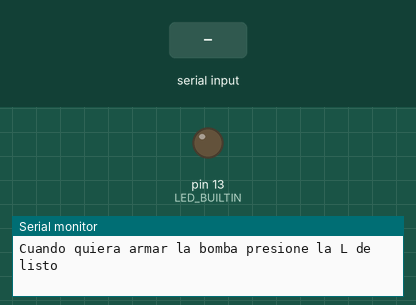
The sketch below on a simulated Arduino Uno, built with avr-gcc and run on an emulated ATmega328P. On the bench: output pins drawn as LEDs (lit = HIGH), the last lines printed to the serial monitor. Dashed ring = blinking. The inputs (shaded band) are chosen by the test bench.

Above: at 4.2 s.
4.3 s: "s" received over Serial
5.8 s: "b" received over Serial
7.3 s: "l" received over Serial
At 12.46 s:
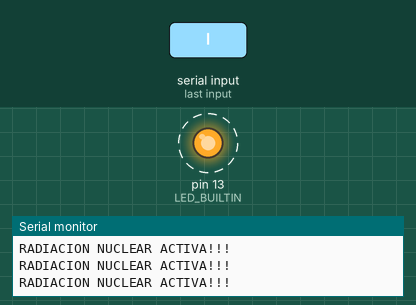
Timing chart, 0 to 14.8 s (numbered marks = the images above; inputs shaded):
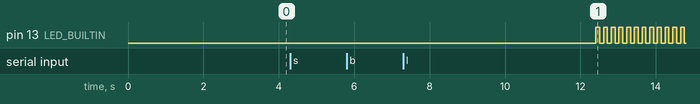

The sketch:

BombaTermonuclearAsesina.ino
```cpp
#include <string>

//Variables Globales
uint32_t TimeToExplode = 5;

void CleanSerialBuffer() //Codigo generico para limpiar el buffer del monitor serial
{
  while (Serial.available()>0)
  {
    char _ = Serial.read();  //Lee y descarta los datos hasta que el Serial.available este vacio
  }
}


void task1()
{
  enum class Task1States {
    INIT,
    CONFIG,
    TRY,
    EXPLODE,
    DISARM
  };
  static Task1States task1State = Task1States:: INIT;


  switch (task1State)
  {
    case Task1States::INIT: {
    Serial.begin(115200);
    TimeToExplode = 5;
      Serial.print("Bienvenido agente de Disedentes del tiempo, listo para armar la bomba de emision?\n");
      Serial.print("En este momento la bomba tiene 5 segundos de duracion, pulsa S para subir el tiempo o B para bajarlo\n");
      Serial.print("Cuando quiera armar la bomba presione la L de listo\n");
      task1State = Task1States:: CONFIG;
       break;
    }

    case Task1States::CONFIG:{

      uint32_t *TimeToExplodeP;
      TimeToExplodeP = &TimeToExplode;

      if (Serial.available() > 0){
        char UserInput = Serial.read();

        if (TimeToExplode == 40){

          Serial.print("La bomba ha llegado a su maximo de tiempo disponible detonara en \n");
          Serial.print(TimeToExplode);
          Serial.print(" Segundos\n");
          Serial.print("LA CONFIGURACION DE LA BOMBA ESTA LISTA, PASANDO A MODO DE INTENTAR CLAVES...\n");
          task1State = Task1States::TRY;
          break;
          }

        if (TimeToExplode == 1){

          Serial.print("La bomba ha llegado a su minimo de tiempo disponible detonara en \n");
          Serial.print(TimeToExplode);
          Serial.print(" Segundo\n");
          Serial.print("LA CONFIGURACION DE LA BOMBA ESTA LISTA, PASANDO A MODO DE INTENTAR CLAVES...\n");
          task1State = Task1States::TRY;
          break;
          }

        switch (UserInput){
          case 's':
          Serial.print("EL TIEMPO DE LA BOMBA HA SUBIDO, AHORA DETONARA EN...\n");
          *TimeToExplodeP = *TimeToExplodeP + 1;
          Serial.print(TimeToExplode);
          Serial.print(" Segundos\n");
          break;

          case 'b':
          Serial.print("EL TIEMPO DE LA BOMBA HA DISMINUIDO, AHORA DETONARA EN...\n");
          *TimeToExplodeP = *TimeToExplodeP - 1;
          Serial.print(TimeToExplode);
          Serial.print(" Segundos\n");
          break;

          case 'l':
          Serial.print("LA CONFIGURACION DE LA BOMBA ESTA LISTA, PASANDO A MODO DE INTENTAR CLAVES...\n");
          Serial.print("La bomba ha sido armada, explotara en ");
          Serial.print(TimeToExplode);
          Serial.print(" segundos\n");
          Serial.print("Buena suerte...\n");
          task1State = Task1States::TRY;
          break;
        }
      }
      break;
    }

    case Task1States :: TRY :
    {
      uint32_t referenceTimeBombCounter = millis();

      CleanSerialBuffer(); //Limpiador para el buffer Serial

      while(TimeToExplode > 0)
      {
       if ((millis() - referenceTimeBombCounter) >= 1000)
       {
          referenceTimeBombCounter = millis();
          TimeToExplode--;
          Serial.print("Tiempo antes de explotar: ");
          Serial.print(TimeToExplode);
          Serial.println(" segundos");
       }

       if (Serial.available() >= 5)
       {
        char UserCode[6];
        Serial.readBytes(UserCode,5);
        UserCode[5] = '\0';
        const char* Clave = "C1234";
        if (strcmp(UserCode , Clave) == 0)
        {
          Serial.print("Haz ingresado el codigo correcto, la bomba se esta desarmando...\n");
          task1State = Task1States::DISARM;
          break;
        }
        else
        {
            Serial.print("Clave incorrecta, el tiempo esta corriendo...\n");
        }

       }

       if (TimeToExplode == 0)
       {
          task1State = Task1States::EXPLODE;
          break;
       }
      }
        break;
    }

    case Task1States :: EXPLODE :
    {
      Serial.print("RADIACION NUCLEAR ACTIVA!!!\n");

      static uint32_t previousTime = 0;
      static bool ledState = true;
      uint32_t currentTime = millis();
      if( (currentTime - previousTime) > 100){
        previousTime = currentTime;
         ledState = !ledState;
          digitalWrite(LED_BUILTIN, ledState);}

         static uint32_t explosionStartTime = millis();
         if ((currentTime - explosionStartTime) > 3000)
          {
          ledState = false;
          digitalWrite(LED_BUILTIN, ledState);
          Serial.print("El dios del tiempo chronos ha aparecido, el mundo se ha destruido\n");
          Serial.print("Sin embargo el te ha otorgado su bendicion y te permite volverlo a intentar\n");
          Serial.print("No falles ahora campeon de chronos,\n ya sabes que si la sequencia quieres encontrar las palabras deberas recordar\n");
          Serial.println("Del Cielo un gran Cometa Cae Con fuerza");
          Serial.println("UNA vez choco con nuestro mundo");
          Serial.println("DOS veces acabo con la vida");
          Serial.println("TRES veces extinguio a la humanidad");
          Serial.println("CUATRO veces lo hizo para acabar con toda la vida...\n");
          delay(10000);
          task1State = Task1States :: INIT;
          }
          break;
    }

    case Task1States :: DISARM :{
      Serial.print("Enhorabuena,salvaste al mundo!!!\n");
      delay(2000);
      task1State = Task1States::INIT;
      break;
    }
  }
}

void setup(){
  delay(3000);
  task1();
  pinMode(LED_BUILTIN, OUTPUT);
}

void loop(){
  task1();
}
```

Measured:
- after the input at 7.3 s, pin 13 (LED_BUILTIN): alternates HIGH for 0.10 s and LOW for 0.10 s, starting after 5.1 s
